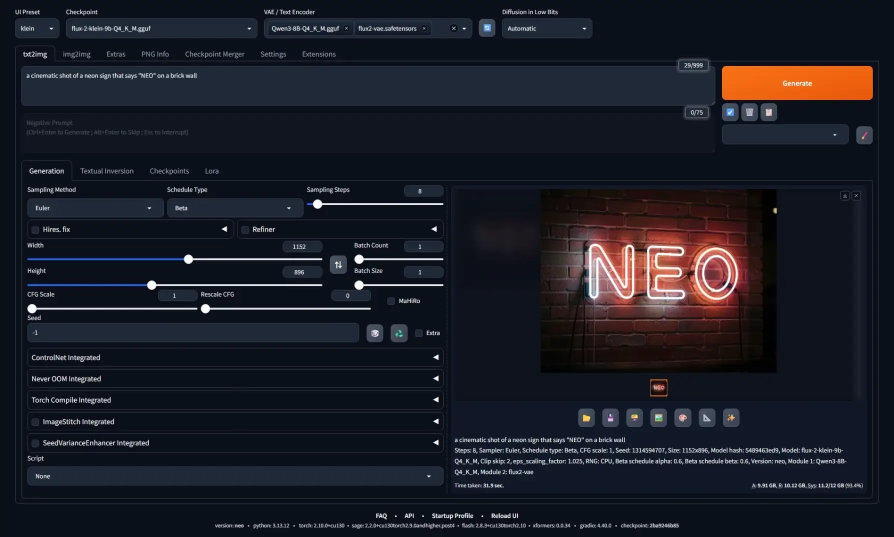
#> input picture html/ui.webp, 1788 x 1074 px (shown at 1/2 size)
$ python -i grain_cleaner.py   (imports and definitions only)   (older library calls are emulated)
#> lines starting #> are read from the running program, lines starting #| are printed output that depends on the picture; after the words box and inside, x2 and y2 are one past the last pixel; in counts of white or black regions, pixels touching at a corner belong together
"""原寸の多重スケール残差を、構造を保護しながら部分減衰する。"""

from __future__ import annotations

import hashlib
import io
import time
from dataclasses import asdict, dataclass
from threading import RLock

import cv2
import numpy as np
from PIL import Image, ImageCms, ImageOps


@dataclass(frozen=True)
class GrainSettings:
    strength: float = 0.50
    preserve_detail: float = 0.75
    chroma_strength: float = 0.60
    grain_scale: float = 1.0
    mode: str = "auto"

    def validate(self):
        for key in ("strength", "preserve_detail", "chroma_strength", "grain_scale"):
            value = getattr(self, key)
            low, high = (0.5, 2.0) if key == "grain_scale" else (0.0, 1.0)
            if not np.isfinite(value) or not low <= value <= high:
                raise ValueError(f"{key} は {low}～{high} で指定してください")
        if self.mode not in ("auto", "sample"):
            raise ValueError("mode は auto または sample を指定してください")


def smoothstep(lo, hi, value):
    t = np.clip((value - lo) / (hi - lo), 0, 1)
    return t * t * (3 - 2 * t)


def gaussian(value, sigma):
    size = 2 * int(np.ceil(4 * sigma)) + 1
    return cv2.GaussianBlur(value, (size, size), sigmaX=sigma, sigmaY=sigma, borderType=cv2.BORDER_REFLECT_101)


def gradient(value, scale):
    return tuple(
        cv2.Scharr(value, cv2.CV_32F, dx, dy, borderType=cv2.BORDER_REFLECT_101) * (scale / 32)
        for dx, dy in ((1, 0), (0, 1))
    )


def gradient_norms(value, scale):
    gx, gy = gradient(value, scale)
    square = gx * gx + gy * gy
    return np.sqrt(square[..., 0]), np.sqrt(square[..., 1:].sum(axis=2))


def prepare_image(image):
    if getattr(image, "is_animated", False) or image.mode not in ("RGB", "RGBA"):
        raise ValueError("Grain Cleaner は静止した8bit RGB / 完全不透明RGBA画像に対応します")
    if image.mode == "RGBA" and image.getchannel("A").getextrema() != (255, 255):
        raise ValueError("Grain Cleaner は透明・半透明画像に対応していません")
    image = ImageOps.exif_transpose(image)
    if min(image.size) < 64:
        raise ValueError("Grain Cleaner は縦横64画素以上の画像が必要です")
    profile = image.info.get("icc_profile")
    if profile:
        image = ImageCms.profileToProfile(
            image, ImageCms.ImageCmsProfile(io.BytesIO(profile)), ImageCms.createProfile("sRGB"), outputMode=image.mode
        )
    image.info["icc_profile"] = ImageCms.ImageCmsProfile(ImageCms.createProfile("sRGB")).tobytes()
    return image, "ICC converted to sRGB" if profile else "assumed sRGB (no ICC)"


def mask_array(mask, size):
    if mask is None:
        return None
    if mask.mode != "L" or mask.size != size:
        raise ValueError("マスクは向き補正後の画像と同寸法の8bitグレースケールで指定してください")
    return np.asarray(mask, dtype=np.float32) / 255


def _grid_coordinates(shape):
    """64pxパッチ中心(31.5)に合わせ、端では最近傍の値を延長する。"""
    height, width = shape
    xx, yy = np.meshgrid(
        (np.arange(width, dtype=np.float32) - 31.5) / 32, (np.arange(height, dtype=np.float32) - 31.5) / 32
    )
    return xx, yy


def _reference(bands, features, g_mid, r_mid, mode, roi):
    height, width = g_mid.shape
    if mode == "sample":
        x, y, w, h = roi
        patches = [(0, 0, (slice(y, y + h), slice(x, x + w)))]
        grid_shape = (1, 1)
    else:
        ys, xs = range(0, height - 63, 32), range(0, width - 63, 32)
        grid_shape = (len(ys), len(xs))
        patches = [(iy, ix, (slice(y, y + 64), slice(x, x + 64))) for iy, y in enumerate(ys) for ix, x in enumerate(xs)]
    q = np.zeros(grid_shape, np.float32)
    values = np.zeros((*grid_shape, 6 + len(features)), np.float32)
    for iy, ix, area in patches:
        if mode == "auto" and (np.percentile(g_mid[area], 90) >= 0.012 or np.percentile(r_mid[area], 90) >= 0.008):
            continue
        q[iy, ix] = 1
        for j, band in enumerate(bands):
            z = band[area].reshape(-1, 3)
            values[iy, ix, j * 3 : j * 3 + 3] = 1.4826 * np.median(abs(z - np.median(z, axis=0)), axis=0)
        values[iy, ix, 6:] = [np.percentile(f[area], 90) for f in features]
    count = int(q.sum())
    if mode == "auto" and count < 4:
        return None, None, count
    if mode == "sample":
        return values[0, 0], np.ones((height, width), np.float32), count
    support = gaussian(q, 1.0)
    coordinates = _grid_coordinates((height, width))
    # 各面を最終配列へ書き込み、原寸11枚をstackで再コピーしない。
    maps = np.empty((values.shape[2], height, width), np.float32)
    for i in range(values.shape[2]):
        v = values[..., i]
        smoothed = gaussian(q * (v * v if i < 6 else v), 1.0) / np.maximum(support, 1e-12)
        cv2.remap(
            np.sqrt(np.maximum(smoothed, 0)) if i < 6 else smoothed,
            *coordinates,
            cv2.INTER_LINEAR,
            dst=maps[i],
            borderMode=cv2.BORDER_REPLICATE,
        )
    return (
        np.moveaxis(maps, 0, -1),
        cv2.remap(smoothstep(0.10, 0.50, support), *coordinates, cv2.INTER_LINEAR, borderMode=cv2.BORDER_REPLICATE),
        count,
    )


class GrainAnalysisCache:
    """直近の1画像だけ保持する。強度・マスク・診断表示は解析キーに含めない。"""

    def __init__(self):
        self.lock = RLock()
        self.key = None
        self.analysis = None

    def clear(self):
        with self.lock:
            self.key = None
            self.analysis = None

    def get(self, baseline, settings, sample_roi):
        key = (
            baseline.mode,
            baseline.size,
            hashlib.sha256(baseline.tobytes()).digest(),
            settings.grain_scale,
            settings.mode,
            sample_roi,
        )
        with self.lock:
            if key == self.key:
                return self.analysis, True
            self.clear()
            self.analysis = analyze_grain(baseline, settings, sample_roi)
            self.key = key
            return self.analysis, False


def analyze_grain(baseline, settings, sample_roi):
    original = np.asarray(baseline.convert("RGB"))
    rgb = original.astype(np.float32) / 255
    units = np.array([100, 128, 128], np.float32)
    lab = cv2.cvtColor(rgb, cv2.COLOR_RGB2Lab) / units
    r = settings.grain_scale
    b1, b2, b3 = (gaussian(lab, sigma * r) for sigma in (0.8, 1.6, 3.2))
    bands = (lab - b1, b1 - b2)
    d2 = b2 - b3
    del b1, b3
    gl, gc = gradient_norms(b2, r)
    g_mid = np.maximum(gl, 0.5 * gc)
    r_mid = np.sqrt(np.maximum(gaussian(d2[..., 0] ** 2 + 0.5 * np.sum(d2[..., 1:] ** 2, axis=2), 2 * r), 0))
    del b2, d2, gl, gc
    features = []
    for sigma in (0.6, 1.2):
        blurred = gaussian(lab, sigma * r)
        features.extend(gradient_norms(blurred, r))
    gx, gy = gradient(blurred[..., 0], r)
    del blurred
    jxx, jyy, jxy = (gaussian(v, 2 * r) for v in (gx * gx, gy * gy, gx * gy))
    energy = np.sqrt(np.maximum(jxx + jyy, 0))
    coherence = np.clip(np.sqrt((jxx - jyy) ** 2 + 4 * jxy**2) / (energy**2 + 1e-12), 0, 1)
    del gx, gy, jxx, jyy, jxy
    features.append(energy)
    refs, support, count = _reference(bands, features, g_mid, r_mid, settings.mode, sample_roi)
    if refs is None:
        return {"reference_count": count}
    tau = [refs[..., i : i + 3] for i in (0, 3)]
    protection = np.zeros(original.shape[:2], np.float32)
    for i, feature in enumerate(features[:4]):
        eta = refs[..., 6 + i]
        low, high = (0.003, 0.012) if i % 2 == 0 else (0.002, 0.008)
        np.maximum(protection, smoothstep(np.maximum(low, 2 * eta), np.maximum(high, 4 * eta), feature), out=protection)
    eta_e = refs[..., 10]
    np.maximum(
        protection,
        smoothstep(0.45, 0.80, coherence) * smoothstep(np.maximum(0.001, eta_e), np.maximum(0.006, 2 * eta_e), energy),
        out=protection,
    )
    for z, t in (
        (abs(bands[0][..., 0]), tau[0][..., 0]),
        (np.linalg.norm(bands[0][..., 1:], axis=-1), np.linalg.norm(tau[0][..., 1:], axis=-1)),
    ):
        np.maximum(protection, smoothstep(np.maximum(0.003, 3 * t), np.maximum(0.006, 6 * t), z), out=protection)
    radius = int(np.ceil(r))
    yy, xx = np.ogrid[-radius : radius + 1, -radius : radius + 1]
    kernel = ((xx * xx + yy * yy) <= radius * radius).astype(np.uint8)
    protection = np.maximum(protection, gaussian(cv2.dilate(protection, kernel), 0.6 * r))
    # eta用の5面をキャッシュへ持ち越さない。
    tau = tuple(t.copy() for t in tau)
    return dict(
        reference_count=count,
        lab=lab,
        bands=bands,
        tau=tau,
        protection=protection,
        support=support,
        flat=1 - smoothstep(0.003, 0.015, r_mid),
        amplitude_median=[np.median(t.reshape(-1, 3), axis=0).tolist() for t in tau],
    )


def clean_grain(
    image, settings=None, *, sample_roi=None, apply_mask=None, protect_mask=None, diagnostics=False, cache=None
):
    settings = settings or GrainSettings()
    settings.validate()
    started = time.perf_counter()
    baseline, color_status = prepare_image(image)
    u = mask_array(apply_mask, baseline.size)
    h = mask_array(protect_mask, baseline.size)
    if settings.mode == "sample":
        if sample_roi is None or len(sample_roi) != 4 or any(int(v) != v for v in sample_roi):
            raise ValueError("sample は整数の x, y, width, height が必要です")
        x, y, w, height = sample_roi = tuple(int(v) for v in sample_roi)
        if min(x, y) < 0 or min(w, height) < 32 or x + w > baseline.width or y + height > baseline.height:
            raise ValueError("見本範囲は画像内で縦横32画素以上にしてください")
    report = {
        "algorithm_version": "0.2",
        "settings": asdict(settings),
        "size": list(baseline.size),
        "color": color_status,
        "sample_roi": sample_roi,
        "apply_mask": u is not None,
        "protect_mask": h is not None,
    }
    views = {}

    def finish(output, status):
        report.update(status=status, elapsed_seconds=round(time.perf_counter() - started, 4))
        if diagnostics and not views:
            report["diagnostics_omitted"] = "変更がないため診断画像を省略しました"
        output.info.update(baseline.info)
        return output, report, views

    if settings.strength == 0 or (u is not None and not u.any()) or (h is not None and np.all(h == 1)):
        report["unchanged_reason"] = (
            "強度が0です"
            if settings.strength == 0
            else "処理マスクが全面黒です"
            if u is not None and not u.any()
            else "全面が保護されています"
        )
        return finish(baseline, "UNCHANGED")
    analysis_started = time.perf_counter()
    if cache is None:
        analysis, hit = analyze_grain(baseline, settings, sample_roi), False
    else:
        analysis, hit = cache.get(baseline, settings, sample_roi)
    report.update(
        reference_count=analysis["reference_count"],
        analysis_cache_hit=hit,
        analysis_seconds=round(time.perf_counter() - analysis_started, 4),
    )
    if analysis["reference_count"] < 4 and settings.mode == "auto":
        return finish(baseline, "INSUFFICIENT_REFERENCE")
    original = np.asarray(baseline.convert("RGB"))
    rgb = original.astype(np.float32) / 255
    units = np.array([100, 128, 128], np.float32)
    lab, bands, tau = analysis["lab"], analysis["bands"], analysis["tau"]
    support, protection = analysis["support"], analysis["protection"]
    mask = support * analysis["flat"] * (1 - protection) ** (1 + 2 * settings.preserve_detail)
    if u is not None:
        mask *= u
    if h is not None:
        mask *= 1 - h
    delta = np.zeros_like(lab)
    suppression = np.zeros(original.shape[:2], np.float32)
    for j, band in enumerate(bands):
        for channels, amplitude, cap, strength in (
            (0, tau[j][..., 0], (0.8, 0.3)[j], settings.strength),
            (
                slice(1, 3),
                np.linalg.norm(tau[j][..., 1:], axis=-1),
                (0.75, 0.25)[j],
                settings.strength * settings.chroma_strength,
            ),
        ):
            if strength == 0:
                continue
            z = band[..., channels]
            magnitude = abs(z) if channels == 0 else np.linalg.norm(z, axis=-1)
            safe = np.maximum(amplitude, 0.001)
            alpha = (
                strength
                * cap
                * mask
                * smoothstep(0.001, 0.003, amplitude)
                * (1 - smoothstep(1.5 * safe, 3 * safe, magnitude))
            )
            delta[..., channels] -= (alpha if channels == 0 else alpha[..., None]) * z
            np.maximum(suppression, alpha, out=suppression)
    chroma_length = np.linalg.norm(delta[..., 1:], axis=-1)
    report["clipped_fraction"] = float(np.mean((abs(delta[..., 0]) > 0.02) | (chroma_length > 2 / 128)))
    delta[..., 0] = np.clip(delta[..., 0], -0.02, 0.02)
    delta[..., 1:] *= np.minimum(1, (2 / 128) / np.maximum(chroma_length, 1e-12))[..., None]
    result = rgb + cv2.cvtColor((lab + delta) * units, cv2.COLOR_Lab2RGB) - cv2.cvtColor(lab * units, cv2.COLOR_Lab2RGB)
    result = np.rint(np.clip(result, 0, 1) * 255).astype(np.uint8)
    result[suppression == 0] = original[suppression == 0]
    report["changed_fraction"] = float(np.mean(np.any(result != original, axis=-1)))
    report["amplitude_median"] = analysis["amplitude_median"]
    output = Image.fromarray(result)
    if baseline.mode == "RGBA":
        output.putalpha(baseline.getchannel("A"))
    if diagnostics:
        views["removed_x8"] = Image.fromarray(
            np.rint(np.clip(128 + 8 * (original.astype(np.float32) - result), 0, 255)).astype(np.uint8)
        )
        combined = protection if h is None else np.maximum(protection, h)
        for name, value in (("suppression", suppression), ("protection", combined), ("support", support)):
            views[name] = Image.fromarray(np.rint(np.clip(value, 0, 1) * 255).astype(np.uint8))
    return finish(output, "APPLIED" if report["changed_fraction"] else "LOW_ACTIVITY")

>>> from PIL import Image
>>> picture = Image.open('../html/ui.webp')
#> picture is the input picture: PIL image 1788x1074 RGB; mean R, G, B 27.5, 29, 37.5
>>> result = clean_grain(picture)
#> in clean_grain, `baseline, color_status = prepare_image(image)`: color_status = 'assumed sRGB (no ICC)'
#> in gaussian, `return cv2.GaussianBlur(value, (size, size), sigmaX=sigma, sigmaY=sigm..`:
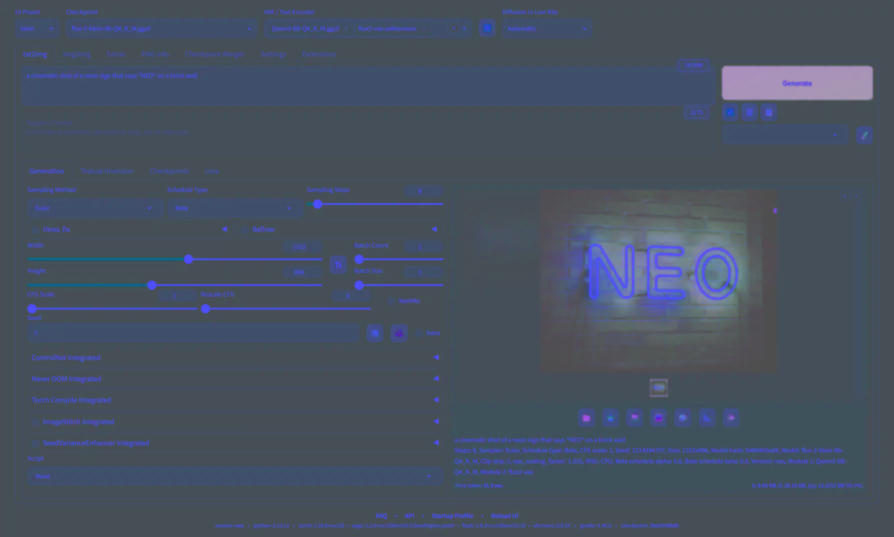
#> returned value: shape (1074, 1788, 3) float32 (shown at 1/2 size); mean of channels 0, 1, 2 0.11, 0.0177, -0.0423; drawn with min black and max white
#> in analyze_grain, `r_mid = np.sqrt(np.maximum(gaussian(d2[..., 0] ** 2 + 0.5 * np.sum(d2[..`:
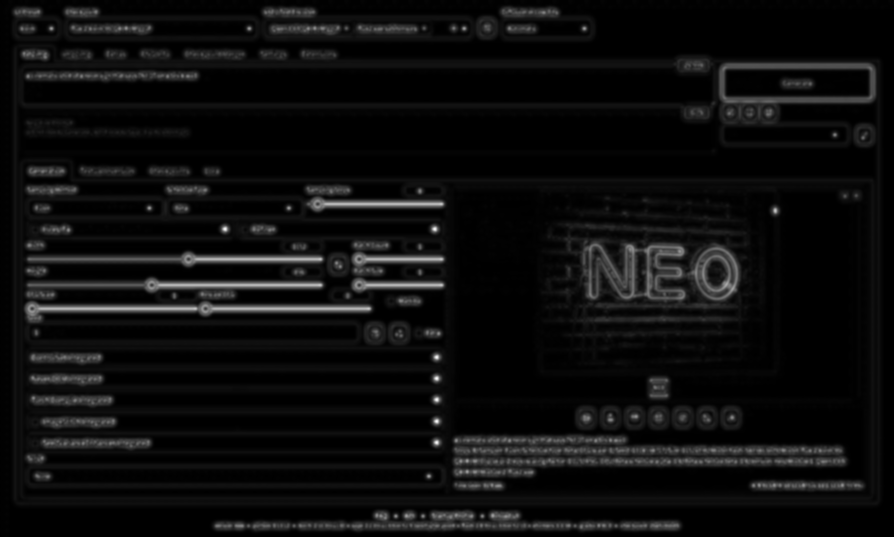
#> r_mid: shape (1074, 1788) float32 (shown at 1/2 size); min 6.46e-09, max 0.251, mean 0.0134; drawn with min black and max white
#> after the loop in analyze_grain, `for sigma in (0.6, 1.2):`: features = 4 items
#> after the loop in _reference, `for iy, ix, area in patches:`:
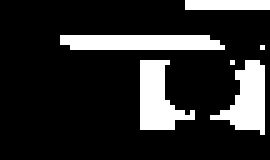
#> q: shape (32, 54) float32 (shown 5 times larger); values 0 (black) and 1 (white), 17.7% white; 6 white regions (2 under 20 px), largest, box (x1, y1, x2, y2) and area: (12, 7, 45, 10) 93, (28, 12, 39, 26) 89, (42, 12, 53, 27) 87, (37, 0, 54, 2) 34
#> in _reference, `count = int(q.sum())`: count = 305
#> in analyze_grain, `refs, support, count = _reference(bands, features, g_mid, r_mid, setti..`:
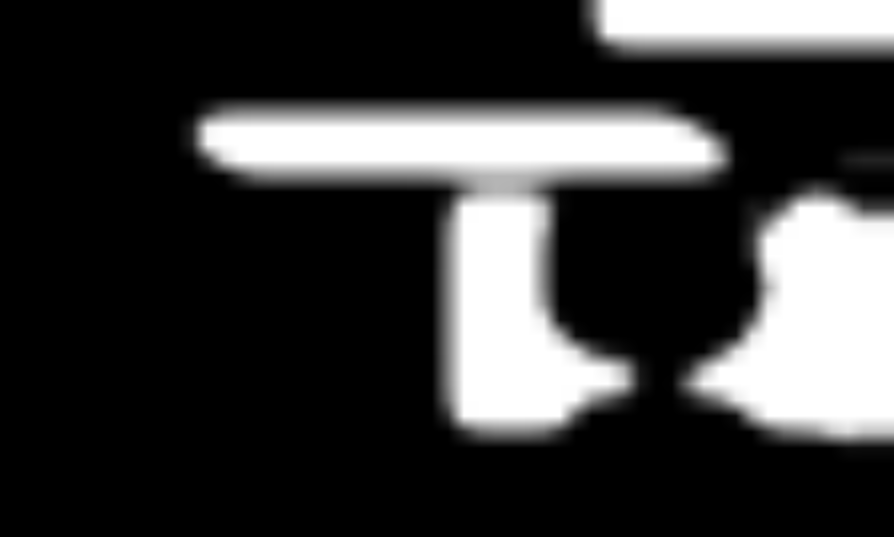
#> support: shape (1074, 1788) float32 (shown at 1/2 size); min 0, max 1, mean 0.228
#> in analyze_grain, `tau = [refs[..., i : i + 3] for i in (0, 3)]`: tau = 2 items
#> in analyze_grain, `protection = np.zeros(original.shape[:2], np.float32)`: protection: shape (1074, 1788) float32; every value is 0
#> the loop in analyze_grain, `for i, feature in enumerate(features[:4]):` made 4 passes
#> (low, high) on passes 1 to 4: (0.003, 0.012), (0.002, 0.008), (0.003, 0.012), (0.002, 0.008)
#> pass 1, in analyze_grain, `eta = refs[..., 6 + i]`:
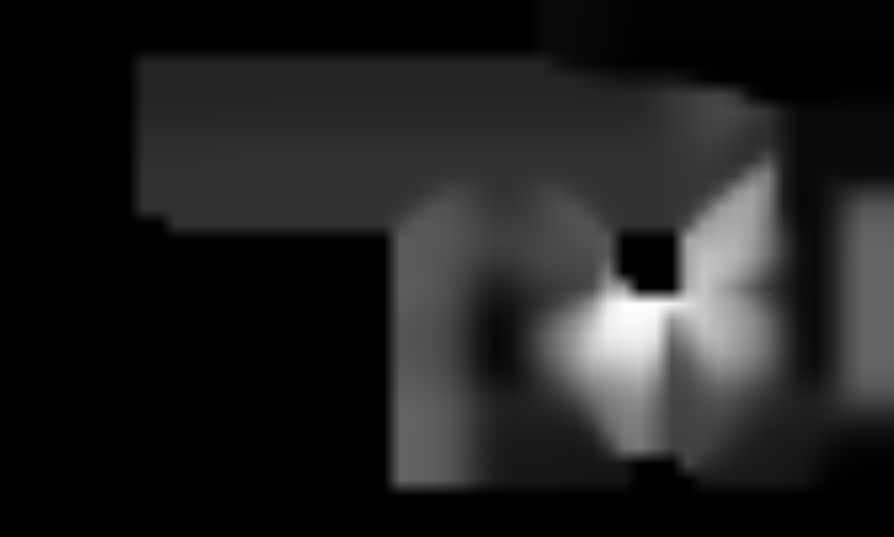
#> eta: shape (1074, 1788) float32 (shown at 1/2 size); min 0, max 0.0123, mean 0.00157; drawn with min black and max white
#> after the loop in analyze_grain, `for i, feature in enumerate(features[:4]):`:
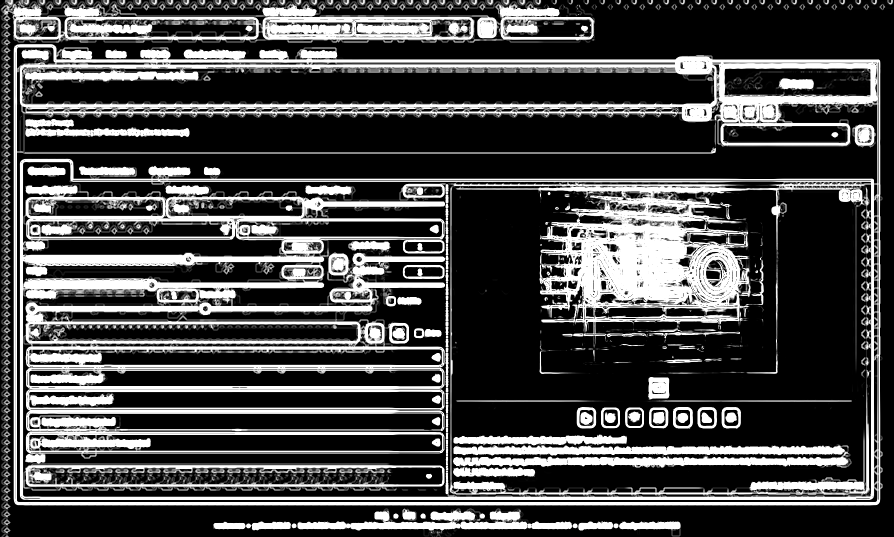
#> protection: shape (1074, 1788) float32 (shown at 1/2 size); min 0, max 1, mean 0.283
#> in smoothstep (call 7), `t = np.clip((value - lo) / (hi - lo), 0, 1)`:
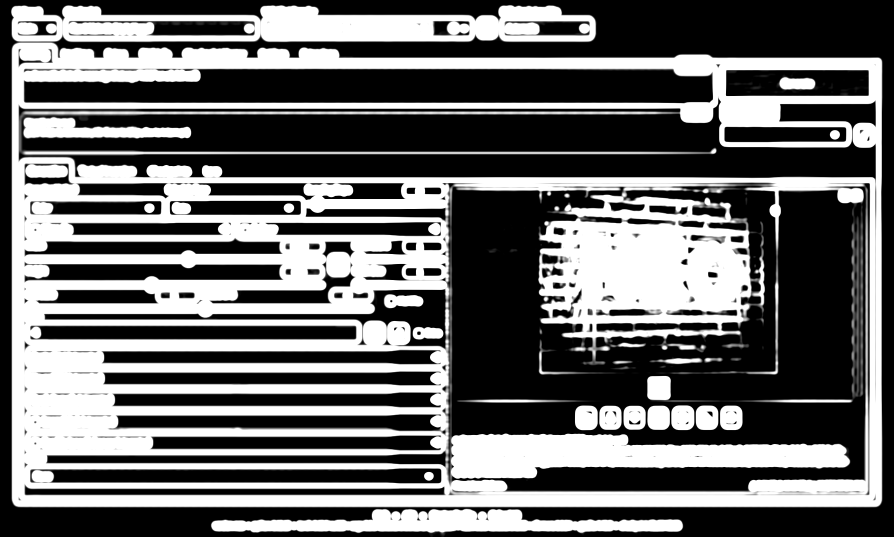
#> t: shape (1074, 1788) float32 (shown at 1/2 size); min 0, max 1, mean 0.412
#> the loop in analyze_grain, `for z, t in ( (abs(bands[0][..., 0]), tau[0][..., 0]), (np.linalg.norm..` made 2 passes
#> in analyze_grain, `radius = int(np.ceil(r))`: radius = 1
#> in analyze_grain, `yy, xx = np.ogrid[-radius : radius + 1, -radius : radius + 1]`: yy = [-1, 0, 1]; xx = [[-1, 0, 1]]
#> in analyze_grain, `kernel = ((xx * xx + yy * yy) <= radius * radius).astype(np.uint8)`: kernel = [[0, 1, 0], [1, 1, 1], [0, 1, 0]]
#> in clean_grain, `analysis, hit = analyze_grain(baseline, settings, sample_roi), False`: hit = False
#> in clean_grain, `units = np.array([100, 128, 128], np.float32)`: units = [100, 128, 128]
#> the loop in clean_grain, `for j, band in enumerate(bands):` made 2 passes
